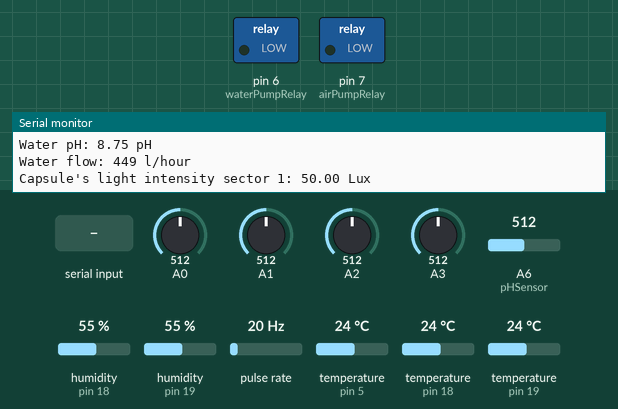
This sketch was run on a simulated Arduino Nano, built with avr-gcc and run on an emulated ATmega328P. Shown: switched loads named in the sketch (green lamp = pin HIGH), the last lines printed to the serial monitor. Wiring (inferred from the names in the program): pulse sensor: data pin 2. Inputs (shaded band) come from the test bench; at power-on: pulse rate 20 Hz, A0 = 512, A1 = 512, A2 = 512, A3 = 512, A6 (pHSensor) = 512, humidity (sensors on pin 18, pin 19) 55 %, temperature (sensors on pin 5, pin 18, pin 19) 24 °C. WiFi joins after 1.5 s; servers stay silent unless stated; no MQTT or app messages arrive unless stated.

Above: at 4.2 s.
4.3 s: "a" received over Serial
At 5.8 s:
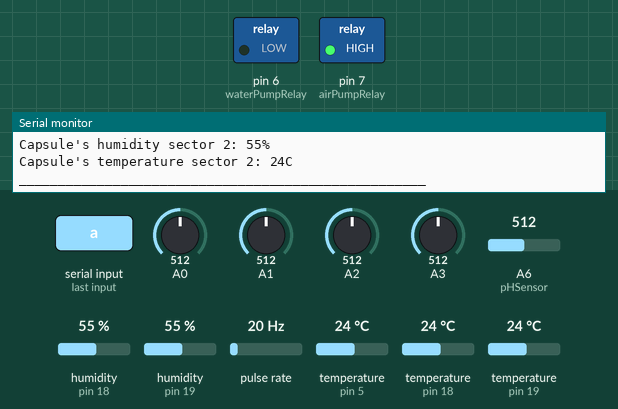
8.6 s: "b" received over Serial
At 9.9 s:
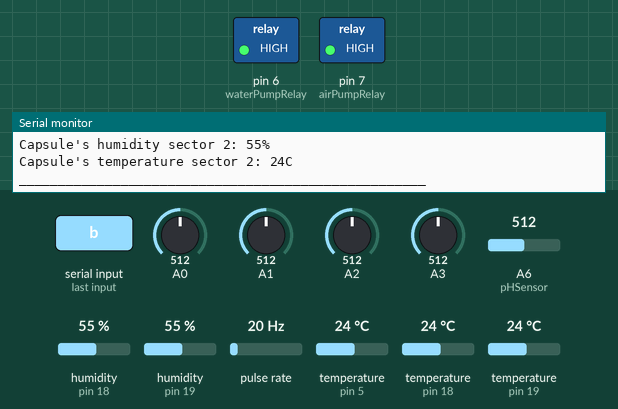
10.8 s: "a" received over Serial
At 13.3 s:
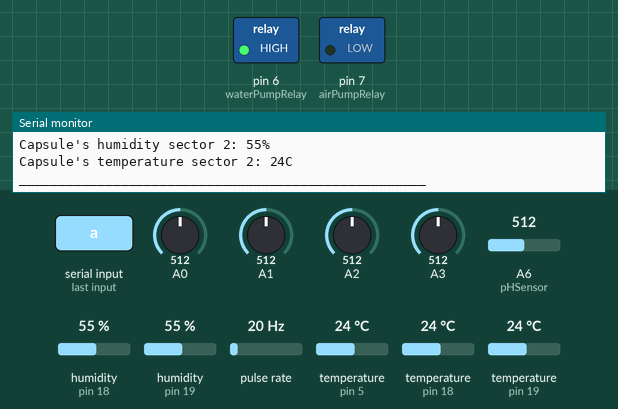
15.2 s: pulse rate (sensor on pin 2) set to 10 Hz
20.0 s: pulse rate (sensor on pin 2) set to 7 Hz
Timing chart, 0 to 22.5 s (numbered marks = the images above; inputs shaded):
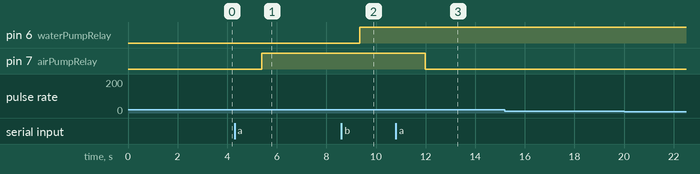

The sketch:

pppub.ino
```cpp
#include <OneWire.h>
#include <DallasTemperature.h>
#include <DHT.h>
#include <SPI.h>
#include <PubSubClient.h>
#include <UIPEthernet.h>

EthernetClient ethClient;
PubSubClient client(ethClient);

//----------------------- mqtt -----------------------------
char msg[50];

// Update these with values suitable for your network.
byte mac[]    = {  0xDE, 0xED, 0xBA, 0xFE, 0xFE, 0xED }; //MAC no duplicada dentro de la red
IPAddress ip(192, 168, 3, 184);// Esta IP se utilizará cuando no estemos usando DHCP (dirección IP estática). ip(192, 168, 51, 69);
IPAddress server(104, 236, 18, 140); //IP del servidor de CITEC

void callback(char* topic, byte* payload, unsigned int length) {
  Serial.print("Message arrived [");
  Serial.print(topic);
  Serial.print("] ");
  for (int i=0;i<length;i++) {
    Serial.print((char)payload[i]);
  }
  Serial.println();
}


void reconnect() {
  // Loop until we're reconnected
  while (!client.connected()) {
    Serial.print("Attempting MQTT connection...");
    // Attempt to connect
    if (client.connect("arduinoClient")) {
      Serial.println("connected");
      // Once connected, publish an announcement...
      client.publish("outTopic","hello world");
      // ... and resubscribe
      client.subscribe("inTopic");
    } else {
      Serial.print("failed, rc=");
      Serial.print(client.state());
      Serial.println(" try again in 5 seconds");
      // Wait 5 seconds before retrying
      delay(5000);
    }
  }
}
//----------------------------------------------------------


//----------------------- printTime -------------------------------
unsigned long previousMillis = 0;
const long interval = 1000;

//----------------------- pH -------------------------------
#define pHSensor A6            //pH meter Analog output to Arduino Analog Input 0
unsigned long int avgValue;  //Store the average value of the sensor feedback
float b;
int buf[10],temp;
//----------------------------------------------------------

//----------------------- DS18B20 --------------------------
#define pin 5 //Termocupla DS18B20
OneWire ourWire(pin);
DallasTemperature sensors(&ourWire);
//----------------------------------------------------------

//----------------------- DHT11 ----------------------------
#define spin1 19
#define spin2 18
#define dhttype DHT11
DHT dht111(spin1, dhttype);
DHT dht112(spin2, dhttype);
//----------------------------------------------------------

//----------------------- AIR PUMP -------------------------
#define airPumpRelay 7
int flagAP = 0;
//----------------------------------------------------------

//----------------------- WATER PUMP -----------------------
#define waterPumpRelay 6
int flagWP = 0;
//----------------------------------------------------------

//----------------------- LDR ------------------------------
#define ldrs21 A0
#define ldrs22 A1
#define ldrs11 A2
#define ldrs12 A3
//----------------------------------------------------------

//----------------------- YF S201 --------------------------
unsigned int waterFlow = 0;
volatile int pulses; // Cantidad de pulsos del sensor. Como se usa dentro de una interrupcion debe ser volatile
unsigned int l_hour; // Calculated litres/hour
unsigned char flowSensor = 2; // Pin al que esta conectado el sensor. PWM e interrupcion!
unsigned long previous_t; // Para calcular el tiempo
unsigned long accumulated_pulses; // Pulsos acumulados
float l_total; // Litros acumulados
//----------------------------------------------------------
void flow(){
  pulses++; // Simplemente sumar el numero de pulsos
}

void setup() {
  Serial.begin(9600);

  client.setServer(server, 1883);
  client.setCallback(callback);
  Ethernet.begin(mac); //DHCP.
  //Ethernet.begin(mac,ip); //Para direccionamiento estático.

  Serial.print("localIP: ");
  Serial.println(Ethernet.localIP());
  Serial.print("subnetMask: ");
  Serial.println(Ethernet.subnetMask());
  Serial.print("gatewayIP: ");
  Serial.println(Ethernet.gatewayIP());
  Serial.print("dnsServerIP: ");
  Serial.println(Ethernet.dnsServerIP());

  sensors.begin(); //Termocupla DS18B20
  dht111.begin();  //DHT11-1
  dht112.begin();  //DHT11-2
  pinMode(airPumpRelay,OUTPUT);
  pinMode(waterPumpRelay,OUTPUT);

  pinMode(flowSensor, INPUT); //initializes digital pin 4 as an input
  attachInterrupt(digitalPinToInterrupt(flowSensor), flow, RISING); //and the interrupt is attached
  interrupts(); // Habilitar interrupciones
  previous_t = millis();

  // Allow the hardware to sort itself out
  delay(1500);
}

float getpH(){
  for(int i=0;i<10;i++)       //Get 10 sample value from the sensor for smooth the value
  {
    buf[i]=analogRead(pHSensor);
    delay(10);
  }
  for(int i=0;i<9;i++)        //sort the analog from small to large
  {
    for(int j=i+1;j<10;j++)
    {
      if(buf[i]>buf[j])
      {
        temp=buf[i];
        buf[i]=buf[j];
        buf[j]=temp;
      }
    }
  }
  avgValue=0;
  for(int i=2;i<8;i++)                      //take the average value of 6 center sample
    avgValue+=buf[i];
  float phValue=(float)avgValue*5.0/1024/6; //convert the analog into millivolt
  phValue=3.5*phValue;
  return phValue;
}

void airWaterPumpONOFF (){
  char airWaterPump = '0';
  if (Serial.available() > 0) {
    airWaterPump = Serial.read();
    if (airWaterPump == 'a'){
      if (flagAP == 0){
        digitalWrite(airPumpRelay,HIGH);
        flagAP = 1;
      }else{
        digitalWrite(airPumpRelay,LOW);
        flagAP = 0;
      }
    }else if (airWaterPump == 'b'){
      if (flagWP == 0){
        digitalWrite(waterPumpRelay,HIGH);
        flagWP = 1;
      }else{
        digitalWrite(waterPumpRelay,LOW);
        flagWP = 0;
      }
    }
    airWaterPump = '0';
  }
  Serial.print("Air pump state: ");
  if (flagAP == 1){
    Serial.println("ON");
    client.publish("001/actuator/airpump", "on");
  }else{
    Serial.println("OFF");
    client.publish("001/actuator/airpump", "off");
  }
  Serial.print("Water pump state: ");
  if (flagWP == 1){
    Serial.println("ON");
    client.publish("001/actuator/waterpump", "on");
  }else{
    Serial.println("OFF");
    client.publish("001/actuator/waterpump", "off");
  }
}

int getCapsuleHum(DHT sensor){
  int hum = sensor.readHumidity();
  return hum;
}

int getCapsuleTemp(DHT sensor){
  int temp = sensor.readTemperature();
  return temp;
}

float getWaterTemp(){
  sensors.requestTemperatures();
  float temp = sensors.getTempCByIndex(0);
  return temp;
}

double light (int ldr1, int ldr2){
  double Vout1=analogRead(ldr1)*0.0048828125;
  double Vout2=analogRead(ldr2)*0.0048828125;
  //int lux=500/(10*((5-Vout)/Vout));//use this equation if the LDR is in the upper part of the divider
  int lux1=(2500/Vout1-500)/10;
  int lux2=(2500/Vout2-500)/10;
  int lux = (lux1 + lux2)/2;
  return lux;
}

void measureWaterFlow (){
// Cada segundo calcular e imprimir Litros/seg
  if( millis() - previous_t > 1000){
    previous_t = millis(); // Updates cloopTime
    // Pulse frequency (Hz) = 6.67 Q, Q is flow rate in L/min. (Results in +/- 3% range)
    // Q = frecuencia / 6.67 (L/min)
    // Q = (frecuencia * 60) / 6.67 (L/hora)
    accumulated_pulses += pulses;
    l_hour = (pulses * 60 / 6.67); // (Pulse frequency x 60 min) / 7.5Q = flow rate in L/hour
    pulses = 0; // Reset Counter
    }
}

void loop() {
  if (!client.connected()) {
    reconnect();
  }
  client.loop();

  double lightIntensityS1 = light(ldrs11, ldrs12);
  char str_temp[9];
  /* 4 is mininum width, 2 is precision; float value is copied onto str_temp*/
  dtostrf(lightIntensityS1, 4, 2, str_temp);
  client.publish("s1/lux", str_temp);

  double  lightIntensityS2 = light(ldrs21, ldrs22);
  dtostrf(lightIntensityS2, 4, 2, str_temp);
  client.publish("s2/lux", str_temp);

  float   waterTemp = getWaterTemp();
  dtostrf(waterTemp, 4, 2, str_temp);
  client.publish("water/temperature", str_temp);

  float   waterpH = getpH();
  dtostrf(waterpH, 4, 2, str_temp);
  client.publish("pH", str_temp);

  int     humCapsuleS1 = getCapsuleHum(dht111);
  snprintf (str_temp, 75, "%.2d", humCapsuleS1);
  client.publish("s1/humidity", str_temp);

  int     tempCapsuleS1 = getCapsuleTemp(dht111);
  snprintf (str_temp, 75, "%.2d", tempCapsuleS1);
  client.publish("temp", str_temp);

  int     humCapsuleS2 = getCapsuleHum(dht112);
  snprintf (str_temp, 75, "%.2d", humCapsuleS2);
  client.publish("s2/humidity", str_temp);

  int     tempCapsuleS2 = getCapsuleTemp(dht112);
  snprintf (str_temp, 75, "%.2d", tempCapsuleS2);
  client.publish("s2/temperature", str_temp);

  measureWaterFlow();
  snprintf (str_temp, 75, "%.2d", l_hour);
  client.publish("water/flow", str_temp);

  airWaterPumpONOFF();

  // to print in serial monitor
  unsigned long currentMillis = millis();
  if (currentMillis - previousMillis >= interval) {
    previousMillis = currentMillis;
    Serial.print("Water temperature: ");
    Serial.print(waterTemp);
    Serial.println("C");
    Serial.print("Water pH: ");
    Serial.print(waterpH);
    Serial.println(" pH");
    Serial.print("Water flow: ");
    Serial.print(l_hour);
    Serial.println(" l/hour");
    Serial.print("Capsule's light intensity sector 1: ");
    Serial.print(lightIntensityS1);
    Serial.println(" Lux");
    Serial.print("Capsule's light intensity sector 2: ");
    Serial.print(lightIntensityS2);
    Serial.println(" Lux");
    Serial.print("Capsule's humidity sector 1: ");
    Serial.print(humCapsuleS1);
    Serial.println("%");
    Serial.print("Capsule's temperature sector 1: ");
    Serial.print(tempCapsuleS1);
    Serial.println("C");
    Serial.print("Capsule's humidity sector 2: ");
    Serial.print(humCapsuleS2);
    Serial.println("%");
    Serial.print("Capsule's temperature sector 2: ");
    Serial.print(tempCapsuleS2);
    Serial.println("C");
    Serial.println();
    Serial.println("____________________________________________________");
    Serial.println();
  }
}
```

Measured:
- after the input at 4.3 s, pin 7 (airPumpRelay): LOW → HIGH after 1.1 s
- after the input at 8.6 s, pin 6 (waterPumpRelay): LOW → HIGH after 0.75 s
- after the input at 10.8 s, pin 7 (airPumpRelay): HIGH → LOW after 1.2 s
